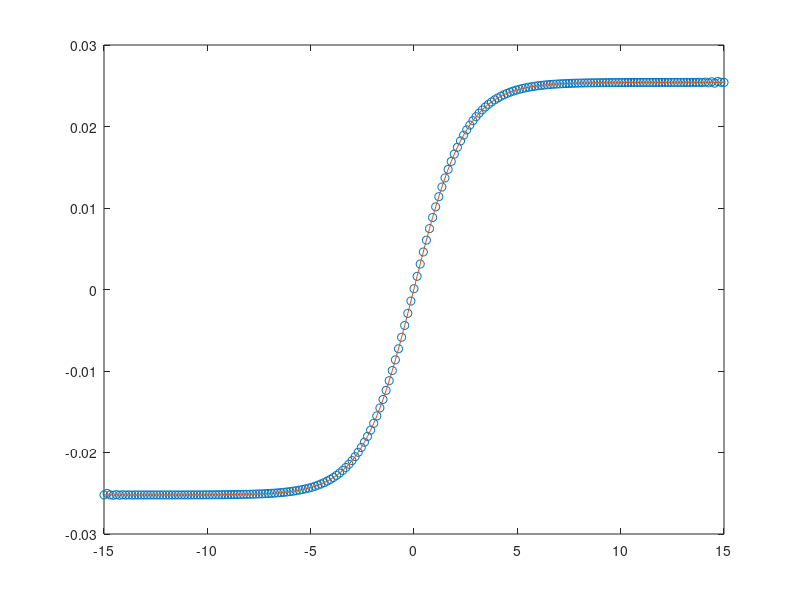

MATLAB code to generate this figure:
%% RBF-PS method for 1D Heat Eq.
clear
clc
format shorte
%% Collocation Points
n = 200;
c = 5;

L0 = -15;  L1 = 15;
h = (L1-L0)/n;
x = L0:h:L1;
boundary = find( x==L0 | x==L1 );
Interior = find( x~=L0 & x~=L1 );
N = length(x);
%% Time discrete scheme
T = 0.5;
dt = 1e-4;
M = floor(T/dt);
%% Basis Functions and Required Matrices
Phi = @(r,c) exp(-(c*r).^2);
drPhi = @(r,rh,c) -2*c^2*rh.*exp(-(c*r).^2);
d2rPhi = @(r,rh,c) 2*c^2*exp(-(c*r).^2).*( -1 + 2*(c^2).*(rh.^2));
d3rPhi = @(r,rh,c) 4*c^4*rh.*exp(-(c*r).^2)* + 8*c^4*rh.*exp(-(c*r).^2) - 8*c^6*(rh.^3).*exp(-(c*r).^2);

rx =  x'-x ;
D = abs(rx);  % abs(x-x');

A = Phi(D,c);
Ax = drPhi(D,rx,c);
Axx = d2rPhi(D,rx,c);
Axxx = d3rPhi(D,rx,c);

%%
lambda = 0.0001;
alpha = 0.001;
beta = 0.001;
k = 0.4;
gama = 0;
mu1 = 2*k*sqrt(alpha+beta^2);
mu2 = 2*k^2*(alpha + beta^2 -beta*sqrt(alpha+beta^2));

u = @(x,t) lambda + mu1*tanh(k.*(x-lambda*t) + gama);
v = @(x,t) mu2 - mu2*(tanh(k.*(x-lambda*t) + gama).^2);

%%
I = eye(N);
Dx = Ax/A;
Dxx = Axx/A;
Dxxx = Axx/A;

RHS_u = @(u,v) -Dx*v - u.*(Dx*u) + beta*Dxx*u;
RHS_v = @(u,v) -v.*(Dx*u) - u.*(Dx*v) + beta*Dxx*v - alpha*Dxxx*u;

U = u(x',0);
V = v(x',0);


for n = 1:M
    
    t = n*dt;
    k1 = RHS_u( U,V );
    l1 = RHS_v( U,V );

    k2 = RHS_u( U + 0.5*dt*k1 , V + 0.5*dt*l1 );
    l2 = RHS_v( U + 0.5*dt*k1 , V + 0.5*dt*l1 );

    k3 = RHS_u( U + 0.5*dt*k2 , V + 0.5*dt*l2 );
    l3 = RHS_v( U + 0.5*dt*k2 , V + 0.5*dt*l2 );

    k4 = RHS_u( U + dt*k3 , V + dt*l3 );
    l4 = RHS_v( U + dt*k3 , V + dt*l3 );
    
    U = U + dt*(k1+2.*k2+2.*k3+k4)./6;
    V = V + dt*(l1+2.*l2+2.*l3+l4)./6;
     
    
    U(boundary) = u(x(boundary),t);
    
    V(boundary) = v(x(boundary),t);
    
end
norm(U-u(x',T),inf)
plot(x,U,'o',x,u(x',T))
